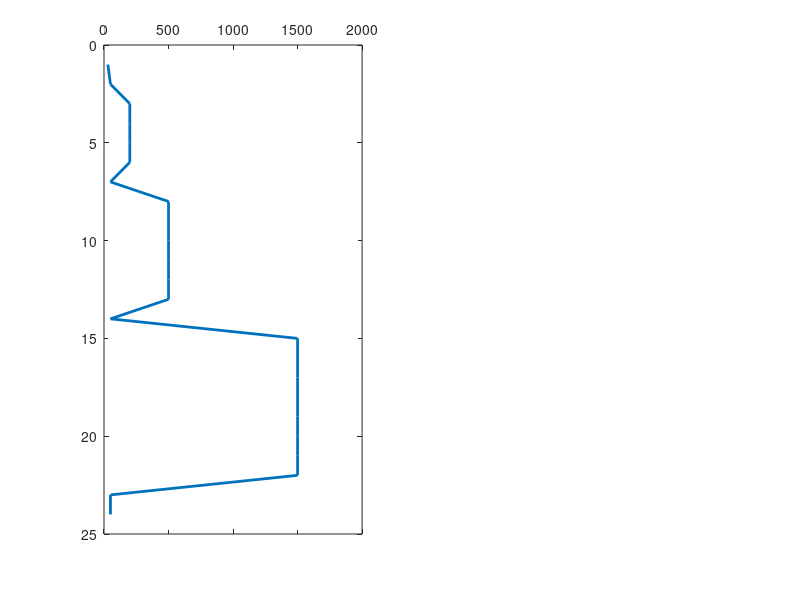

MATLAB code to generate this figure: (Note: this script raises an error after producing the figure.)
I = 0.005; % I = 0.005mA
AMs = 0.4; % short normal resistivity 16 inches to m
AMl = 1.6; % long normal resistivity 64 inches to m
AM = [AMs, AMl];
rSoil = 30; %Ohm m
rCompactedClay = 200; %Ohm m
rLimestone = 500; %Ohm m
rGranite = 1500; %Ohm m
rShale = 50; %Ohm m

Vsoil = zeros(1);
VCompactedClay = zeros(1);
VLimestone = zeros(1);
VGranite = zeros(1);
Vshale = zeros(1);

% Calculate the voltage of its subsurface layer with its true resistivity 
for i = 1:length(AM)
    Vsoil(i) = (rSoil * I) / (4 * pi * AM(i));
    VCompactedClay(i) = (rCompactedClay * I) / (4 * pi * AM(i));
    VLimestone(i) = (rLimestone * I) / (4 * pi * AM(i));
    VGranite(i) = (rGranite * I) / (4 * pi * AM(i));
    Vshale(i) = (rShale * I) / (4 * pi * AM(i));
end

% Having the voltages we will calculate the resistivity
dSoil = 5 * AMs; % 2m
dShale = 2.5 * AMs + dSoil;% 3m
dCompactedClay = 10 * AMs +dShale;% 7m
dShale2 = dCompactedClay + 1;% 8m
dLimestone = 15 * AMs +dShale2; % 6m +8 =14
dShale3 = dLimestone + 1; % 15
dGranite = 20 * AMs +dShale3; % 8m + 15 = 23
dShale4 = dGranite + 1; % 24m
d = (1:dShale4);

dso = 3; 
dcomc = 5 + dso;
dlime = 7 + dcomc;
dgr = 9 + dlime;

%% Short Normal Resistivity

% model1
apr = zeros(24,2);
V2 = zeros(24,2);
for j = 1:length(AM)
    for i = 1:dso
        apr(i,j) = 4 * pi * AM(j) * (Vsoil(j) / I);
        V2(i,j) = Vsoil(j);
    end
    for i = dso:dcomc
        apr(i,j) = (4 * pi * AM(j)) * (VCompactedClay(j) / I);
        V2(i,j) = VCompactedClay(j);
    end
    for i = dcomc:dlime
        apr(i,j) = (4 * pi * AM(j)) * (VLimestone(j) / I);
        V2(i,j) = VLimestone(j);
    end
    for i = dlime:dgr
        apr(i,j) = (4 * pi * AM(j)) * (VGranite(j) / I);
        V2(i,j) = VGranite(j);
    end
end

%model2
app_res = zeros(24,2);
V = zeros(24,2);
for j = 1:length(AM)
    for i = 1:dSoil
        app_res(i,j) = 4 * pi * AM(j) * (Vsoil(j) / I);
        V(i,j) = Vsoil(j);
    end
    for i = dSoil:dShale
          app_res(i,j) = 4 * pi * AM(j) * (Vshale(j) / I);
          V(i,j) = Vshale(j);
    end
    for i = dShale:dCompactedClay
        app_res(i,j) = (4 * pi * AM(j)) * (VCompactedClay(j) / I);
        V(i,j) = VCompactedClay(j);
    end
    for i = dCompactedClay:dShale2
          app_res(i,j) = 4 * pi * AM(j) * (Vshale(j) / I);
          V(i,j) = Vshale(j);
    end
    for i = dShale2:dLimestone
        app_res(i,j) = (4 * pi * AM(j)) * (VLimestone(j) / I);
        V(i,j) = VLimestone(j);
    end
    for i = dLimestone:dShale3
          app_res(i,j) = 4 * pi * AM(j) * (Vshale(j) / I);
          V(i,j) = Vshale(j);
    end
    for i = dShale3:dGranite
        app_res(i,j) = (4 * pi * AM(j)) * (VGranite(j) / I);
        V(i,j) = VGranite(j);
    end
    for i = dGranite:dShale4
          app_res(i,j) = 4 * pi * AM(j) * (Vshale(j) / I);
          V(i,j) = Vshale(j);
    end
end

%% LONG Normal Resistivity
ldSoil = 5 * AMl; % 2m
ldShale = 2.5 * AMl + ldSoil;% 3m
ldCompactedClay = 10 * AMl +ldShale;% 7m
ldShale2 = ldCompactedClay + 1;% 8m
ldLimestone = 15 * AMl +ldShale2; % 6m +8 =14
ldShale3 = ldLimestone + 1; % 15
ldGranite = 20 * AMl +ldShale3; % 8m + 15 = 23
ldShale4 = ldGranite + 1; % 24m
dl = (1:ldShale4);

ldso = 3; 
ldcomc = 5 + ldso;
ldlime = 7 + ldcomc;
ldgr = 9 + ldlime;
ld1 = (1:ldgr);

% model1
lapr = zeros(24,2);
lV2 = zeros(24,2);
for j = 1:length(AM)
    for i = 1:ldso
        lapr(i,j) = 4 * pi * AM(j) * (Vsoil(j) / I);
        lV2(i,j) = Vsoil(j);
    end
    for i = ldso:ldcomc
        lapr(i,j) = (4 * pi * AM(j)) * (VCompactedClay(j) / I);
        lV2(i,j) = VCompactedClay(j);
    end
    for i = ldcomc:ldlime
        lapr(i,j) = (4 * pi * AM(j)) * (VLimestone(j) / I);
        lV2(i,j) = VLimestone(j);
    end
    for i = ldlime:ldgr
        lapr(i,j) = (4 * pi * AM(j)) * (VGranite(j) / I);
        lV2(i,j) = VGranite(j);
    end
end

% model2
lapp_res = zeros(24,2);
lV = zeros(24,2);
for j = 1:length(AM)
    for i = 1:ldSoil
        lapp_res(i,j) = 4 * pi * AM(j) * (Vsoil(j) / I);
        lV(i,j) = Vsoil(j);
    end
    for i = ldSoil:ldShale
          lapp_res(i,j) = 4 * pi * AM(j) * (Vshale(j) / I);
          lV(i,j) = Vshale(j);
    end
    for i = ldShale:ldCompactedClay
        lapp_res(i,j) = (4 * pi * AM(j)) * (VCompactedClay(j) / I);
        lV(i,j) = VCompactedClay(j);
    end
    for i = ldCompactedClay:ldShale2
          lapp_res(i,j) = 4 * pi * AM(j) * (Vshale(j) / I);
          lV(i,j) = Vshale(j);
    end
    for i = ldShale2:ldLimestone
        lapp_res(i,j) = (4 * pi * AM(j)) * (VLimestone(j) / I);
        lV(i,j) = VLimestone(j);
    end
    for i = ldLimestone:ldShale3
          lapp_res(i,j) = 4 * pi * AM(j) * (Vshale(j) / I);
          lV(i,j) = Vshale(j);
    end
    for i = ldShale3:ldGranite
        lapp_res(i,j) = (4 * pi * AM(j)) * (VGranite(j) / I);
        lV(i,j) = VGranite(j);
    end
    for i = ldGranite:ldShale4
          lapp_res(i,j) = 4 * pi * AM(j) * (Vshale(j) / I);
          lV(i,j) = Vshale(j);
    end
end


%% resistivity to depth diagrams for the 2 models
figure
subplot(1,2,1)
plot(app_res(:,1), d, 'col','#0072BD','Linewidth', 2);
set(gca,'XAxisLocation','top','YAxisLocation','left','ydir','reverse');
yline(2,':k','Soil');
yline(3,':k','Shale');
yline(7,':k','Compacted Clay');
yline(8,':k','Shale');
yline(14,':k','Limestone');
yline(15,':k','Shale');
yline(23,':k','Granite');
yline(25,':k','Shale');
title('Resistivity to Depth - Normal Short Spacing')
xlabel('Resistivity(Ohm m)')
ylabel('Depth(m)')
legend({'Model2', 'layers'},'Location','northeast', 'FontSize',5);

subplot(1,2,2)
plot(lapp_res(:,2), dl, 'col','#D95319','Linewidth', 2);
set(gca,'XAxisLocation','top','YAxisLocation','left','ydir','reverse');
yline(8,':k','Soil');
yline(12,':k','Shale');
yline(28,':k','Compacted Clay');
yline(29,':k','Shale');
yline(53,':k','Limestone');
yline(54,':k','Shale');
yline(86,':k','Granite');
yline(87,':k','Shale');
title('Resistivity to Depth - Normal Long Spacing')
xlabel('Resistivity(Ohm m)')
ylabel('Depth(m)')
legend({'Model2', 'layers'},'Location','northeast', 'FontSize',5);

figure
subplot(1,2,1)
plot(apr(:,1), d, 'col','#0072BD','Linewidth', 2);
set(gca,'XAxisLocation','top','YAxisLocation','left','ydir','reverse');
yline(3,':k','Soil');
yline(7,':k','Compacted Clay');
yline(15,':k','Limestone');
yline(23,':k','Granite');
title('Resistivity to Depth - Normal Short Spacing')
xlabel('Resistivity(Ohm m)')
ylabel('Depth(m)')
legend({'Model1', 'layers'},'Location','northeast', 'FontSize',5);

subplot(1,2,2)
plot(lapr(:,2), ld1, 'col','#D95319','Linewidth', 2);
set(gca,'XAxisLocation','top','YAxisLocation','left','ydir','reverse');
yline(3,':k','Soil');
yline(7,':k','Compacted Clay');
yline(15,':k','Limestone');
yline(23,':k','Granite');
title('Resistivity to Depth - Normal Long Spacing')
xlabel('Resistivity(Ohm m)')
ylabel('Depth(m)')
legend({'Model1', 'layers'},'Location','northeast', 'FontSize',5);
%% potential to depth diagrams for short normal logging
figure
subplot(1,2,1)
plot(V(:,1), d, 'col','#EDB120','Linewidth', 2);
set(gca,'XAxisLocation','top','YAxisLocation','left','ydir','reverse');
yline(2,':k','Soil');
yline(3,':k','Shale');
yline(7,':k','Compacted Clay');
yline(8,':k','Shale');
yline(14,':k','Limestone');
yline(15,':k','Shale');
yline(23,':k','Granite');
yline(25,':k','Shale');
title('Potential to Depth')
xlabel('Potential(V)')
ylabel('Depth(m)')
legend({'V2', 'layers'},'Location','northeast', 'FontSize',5);

subplot(1,2,2)
plot(lV(:,2), dl, 'col','#7E2F8E','Linewidth', 2);
set(gca,'XAxisLocation','top','YAxisLocation','left','ydir','reverse');
yline(8,':k','Soil');
yline(12,':k','Shale');
yline(28,':k','Compacted Clay');
yline(29,':k','Shale');
yline(53,':k','Limestone');
yline(54,':k','Shale');
yline(86,':k','Granite');
yline(87,':k','Shale');
title('Potential to Depth')
xlabel('Potential(V)')
ylabel('Depth(m)')
legend({'V2', 'layers'},'Location','northeast', 'FontSize',5);



figure
subplot(1,2,1)
plot(V2(:,1), d, 'col','#EDB120','Linewidth', 2);
set(gca,'XAxisLocation','top','YAxisLocation','left','ydir','reverse');
yline(2,':k','Soil');
yline(7,':k','Compacted Clay');
yline(15,':k','Limestone');
yline(23,':k','Granite');
title('Potential to Depth - Normal Short Spacing')
xlabel('Potential(V)')
ylabel('Depth(m)')
legend({'V1', 'layers'},'Location','northeast', 'FontSize',5);

subplot(1,2,2)
plot(lV2(:,2), ld1, 'col','#7E2F8E','Linewidth', 2);
set(gca,'XAxisLocation','top','YAxisLocation','left','ydir','reverse');
yline(2,':k','Soil');
yline(7,':k','Compacted Clay');
yline(15,':k','Limestone');
yline(23,':k','Granite');
title('Potential to Depth - Normal Long Spacing')
xlabel('Potential(V)')
ylabel('Depth(m)')
legend({'V1', 'layers'},'Location','northeast', 'FontSize',5);
%% resistivity to spacing diagram for short normal logging

spacing2 = [0.2 0.4 0.8 1.6 3.2 6.4 12.8 25.6];
model2 = [30, 50, 200,50, 500,50, 1500,50];
spacing1 = [0.2 0.4 0.8 1.6];
model1 =[30,200,500,1500];
figure 
plot(spacing2,model2,'col','#4DBEEE','Linewidth', 2);
title('Model 2 Apparent Resistivity compared to electrode spacing')
xlabel('Electrode Spacing (m)')
ylabel('Apparent Resistivity(Ohm m)')
legend({'ARes'},'Location','northeast', 'FontSize',10);

figure
plot(spacing1, model1,'col','#A2142F','Linewidth', 2);
title('Model 1 Apparent Resistivity compared to electrode spacing')
xlabel('Electrode Spacing (m)')
ylabel('Apparent Resistivity(Ohm m)')
legend({'ARes'},'Location','northeast', 'FontSize',10);

